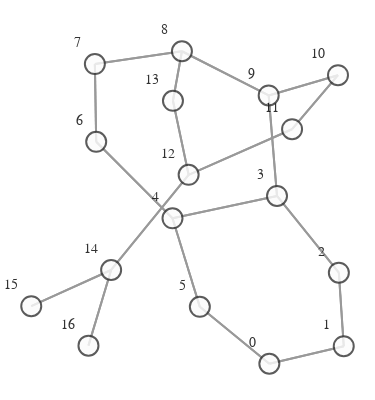

Notebook cell for this chart:
### Markdown cell above
# VISUALIZATION

### Code cell
def create_graph(graph):
    g = to_networkx(graph)
    pos = nx.spring_layout(g)
    vis = GraphVisualization(
        g,
        pos,
        node_text_position="top left",
        node_size=20,
    )
    fig = vis.create_figure()
    return fig


fig = create_graph(dataset[0])
fig.show()

### Figure 1 — Plotly figure (JSON) as saved in the notebook; plotly's stock layout.template omitted (floating-point values rounded to 4 significant figures)
{"data": [{"hoverinfo": "none", "line": {"color": "#808080", "width": 2}, "mode": "lines", "opacity": 0.8, "type": "scatter", "x": [0.3296, 0.7041, null, 0.3296, -0.02021, null, 0.7041, 0.3296, null, 0.7041, 0.6794, null, 0.6794, 0.7041, null, 0.6794, 0.3682, null, 0.3682, 0.6794, null, 0.3682, -0.1578, null, 0.3682, 0.3263, null, -0.1578, 0.3682, null, -0.1578, -0.02021, null, -0.1578, -0.5418, null, -0.02021, 0.3296, null, -0.02021, -0.1578, null, -0.5418, -0.1578, null, -0.5418, -0.5485, null, -0.5485, -0.5418, null, -0.5485, -0.1103, null, -0.1103, -0.5485, null, -0.1103, 0.3263, null, -0.1103, -0.1555, null, 0.3263, 0.3682, null, 0.3263, -0.1103, null, 0.3263, 0.6751, null, 0.6751, 0.3263, null, 0.6751, 0.444, null, 0.444, 0.6751, null, 0.444, -0.07661, null, -0.07661, 0.444, null, -0.07661, -0.1555, null, -0.07661, -0.4666, null, -0.1555, -0.1103, null, -0.1555, -0.07661, null, -0.4666, -0.07661, null, -0.4666, -0.8687, null, -0.4666, -0.5807, null, -0.8687, -0.4666, null, -0.5807, -0.4666, null], "y": [-1, -0.8906, null, -1, -0.6451, null, -0.8906, -1, null, -0.8906, -0.4321, null, -0.4321, -0.8906, null, -0.4321, 0.04652, null, 0.04652, -0.4321, null, 0.04652, -0.09275, null, 0.04652, 0.6735, null, -0.09275, 0.04652, null, -0.09275, -0.6451, null, -0.09275, 0.3843, null, -0.6451, -1, null, -0.6451, -0.09275, null, 0.3843, -0.09275, null, 0.3843, 0.8693, null, 0.8693, 0.3843, null, 0.8693, 0.949, null, 0.949, 0.8693, null, 0.949, 0.6735, null, 0.949, 0.64, null, 0.6735, 0.04652, null, 0.6735, 0.949, null, 0.6735, 0.7997, null, 0.7997, 0.6735, null, 0.7997, 0.4628, null, 0.4628, 0.7997, null, 0.4628, 0.1784, null, 0.1784, 0.4628, null, 0.1784, 0.64, null, 0.1784, -0.4152, null, 0.64, 0.949, null, 0.64, 0.1784, null, -0.4152, 0.1784, null, -0.4152, -0.6409, null, -0.4152, -0.887, null, -0.6409, -0.4152, null, -0.887, -0.4152, null]}, {"hoverinfo": "text", "marker": {"color": "#fcfcfc", "colorbar": {"thickness": 15, "title": {"side": "right", "text": ""}, "xanchor": "left"}, "colorscale": [[0, "rgb(255,255,217)"], [0.125, "rgb(237,248,177)"], [0.25, "rgb(199,233,180)"], [0.375, "rgb(127,205,187)"], [0.5, "rgb(65,182,196)"], [0.625, "rgb(29,145,192)"], [0.75, "rgb(34,94,168)"], [0.875, "rgb(37,52,148)"], [1, "rgb(8,29,88)"]], "line": {"color": "#333333", "width": 2}, "reversescale": false, "showscale": false, "size": 20}, "mode": "markers+text", "opacity": 0.8, "text": ["0", "1", "2", "3", "4", "5", "6", "7", "8", "9", "10", "11", "12", "13", "14", "15", "16"], "textfont": {"color": "#000000", "family": "Arial", "size": 14}, "textposition": "top left", "type": "scatter", "x": [0.3296, 0.7041, 0.6794, 0.3682, -0.1578, -0.02021, -0.5418, -0.5485, -0.1103, 0.3263, 0.6751, 0.444, -0.07661, -0.1555, -0.4666, -0.8687, -0.5807], "y": [-1, -0.8906, -0.4321, 0.04652, -0.09275, -0.6451, 0.3843, 0.8693, 0.949, 0.6735, 0.7997, 0.4628, 0.1784, 0.64, -0.4152, -0.6409, -0.887]}], "layout": {"autosize": false, "height": 400, "hovermode": "closest", "margin": {"b": 5, "l": 0, "r": 0, "t": 20}, "paper_bgcolor": "rgba(255,255,255,255)", "plot_bgcolor": "rgba(0,0,0,0)", "scene": {"xaxis": {"autorange": true, "showgrid": false, "showline": false, "showticklabels": false, "ticks": "", "visible": false, "zeroline": false}, "yaxis": {"autorange": true, "showgrid": false, "showline": false, "showticklabels": false, "ticks": "", "visible": false, "zeroline": false}, "zaxis": {"autorange": true, "showgrid": false, "showline": false, "showticklabels": false, "ticks": "", "visible": false, "zeroline": false}}, "showlegend": false, "title": {"font": {"size": 16}, "text": ""}, "width": 375, "xaxis": {"autorange": true, "showgrid": false, "showline": false, "showticklabels": false, "ticks": "", "visible": false, "zeroline": false}, "yaxis": {"autorange": true, "showgrid": false, "showline": false, "showticklabels": false, "ticks": "", "visible": false, "zeroline": false}}}
